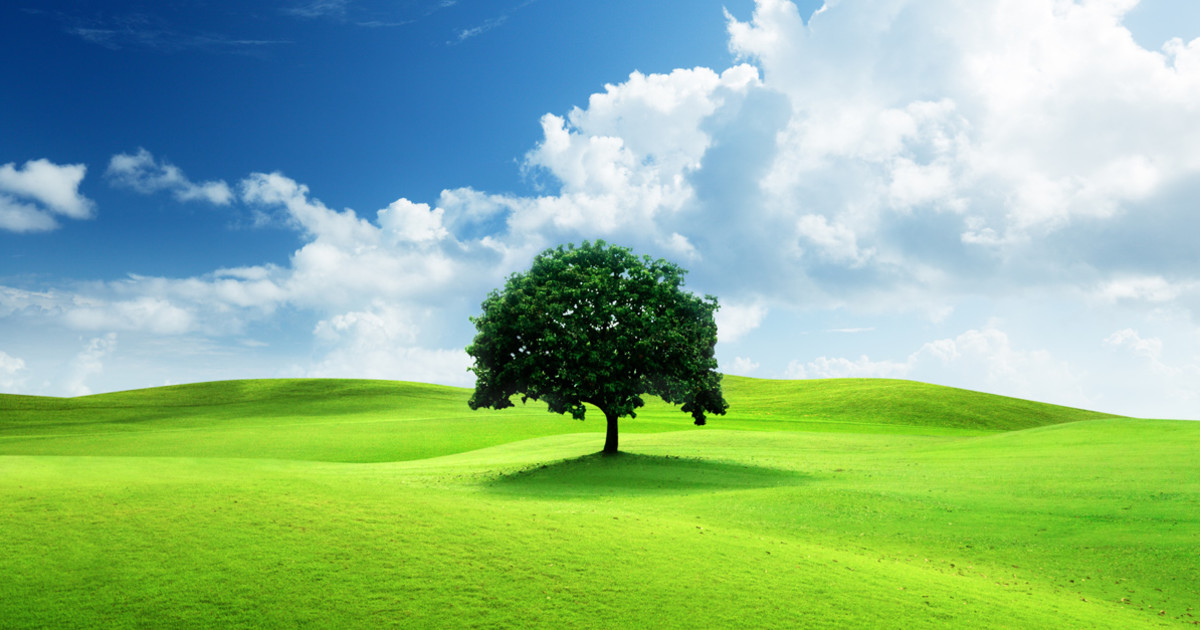
#> input picture nature.jpg, 1200 x 630 px
$ python HillCipher.py
#> lines starting #> are read from the running program, lines starting #| are printed output that depends on the picture
import numpy as np
from PIL import Image

def mod_inverse(a, m):
    """Compute the modular inverse of a under modulo m."""
    for x in range(1, m):
        if (a * x) % m == 1:
            return x
    return None

def encrypt_block(block, key_matrix):
    """Encrypt a block of the image using the Hill cipher key matrix."""
    return np.dot(key_matrix, block) % 256

def decrypt_block(block, inv_key_matrix):
    """Decrypt a block of the image using the Hill cipher inverse key matrix."""
    return np.dot(inv_key_matrix, block) % 256

def hill_cipher_image(image_path, key_matrix, mode='encrypt'):
    """Encrypt or decrypt an image using the Hill cipher."""
#> called with image_path = 'nature.jpg', key_matrix = array of shape (15, 15), mode = 'encrypt'
    img = Image.open(image_path)
#> img is the input picture: PIL image 1200x630 RGB; mean R, G, B 139.6, 183.3, 139.7
    img = img.convert('L')  # Convert to grayscale
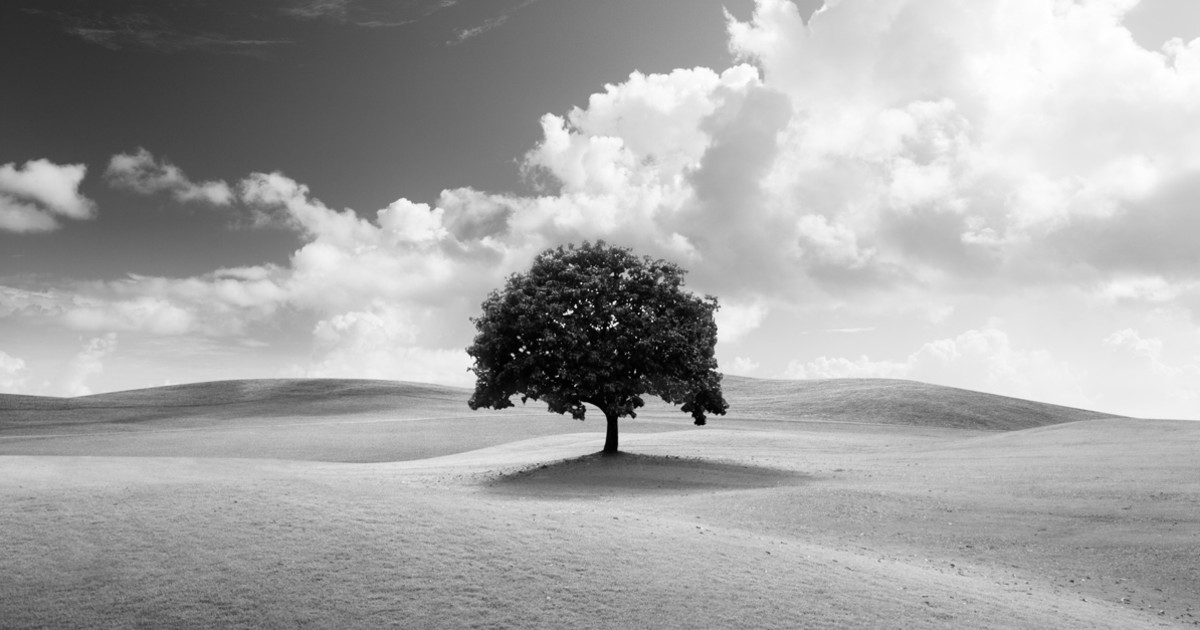
#> img: PIL image 1200x630 L; min 0, max 255, mean 165.3
    pixels = np.array(img)

    n = key_matrix.shape[0]

    if mode == 'decrypt':
        det = int(np.round(np.linalg.det(key_matrix)))
        det_inv = mod_inverse(det, 256)

        if det_inv is None:
            raise ValueError("Key matrix is not invertible under mod 256")

        adjugate_matrix = np.round(det * np.linalg.inv(key_matrix)).astype(int) % 256
        inv_key_matrix = (det_inv * adjugate_matrix) % 256
    else:
        inv_key_matrix = None

    # Pad the image to make sure dimensions are divisible by n
    padded_height = (pixels.shape[0] + n - 1) // n * n
#> padded_height = 630
    padded_width = (pixels.shape[1] + n - 1) // n * n
#> padded_width = 1200
    padded_pixels = np.pad(pixels, ((0, padded_height - pixels.shape[0]),
                                    (0, padded_width - pixels.shape[1])),
                          mode='constant', constant_values=0)

    processed_pixels = np.copy(padded_pixels)

    for i in range(0, padded_pixels.shape[0], n):
        for j in range(0, padded_pixels.shape[1], n):
            block = padded_pixels[i:i+n, j:j+n]

            if mode == 'encrypt':
                processed_block = encrypt_block(block, key_matrix)
            else:
                processed_block = decrypt_block(block, inv_key_matrix)

            # Ensure block is correctly reshaped back into the image
            processed_pixels[i:i+n, j:j+n] = processed_block
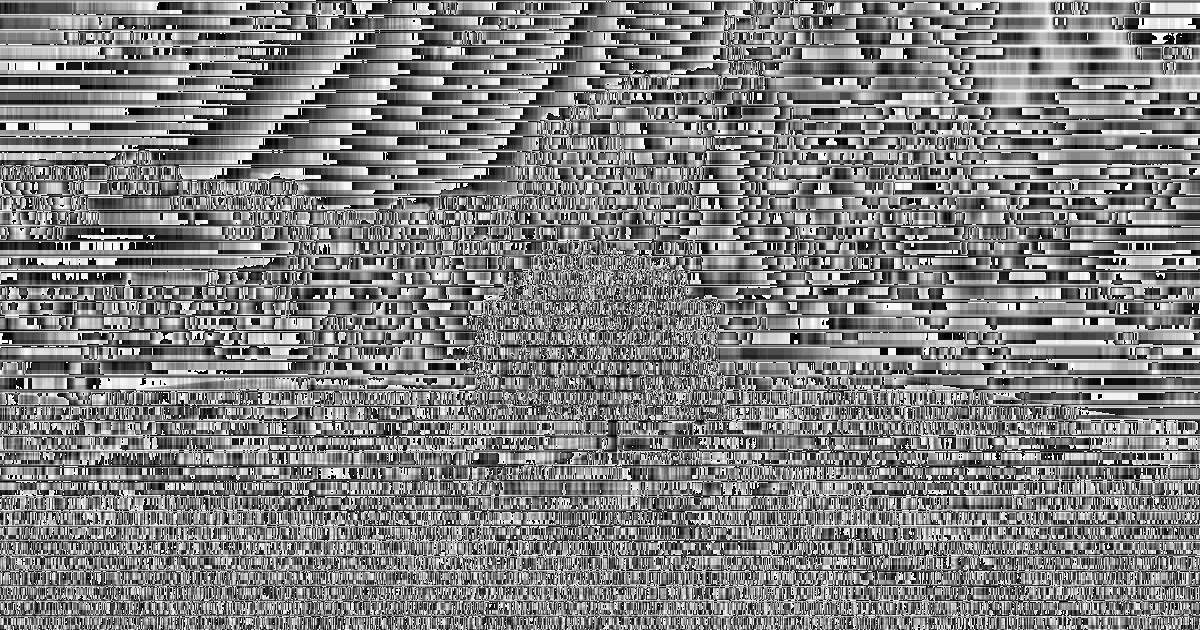
#> processed_pixels: shape (630, 1200); min 0, max 255, mean 128.6

    # Crop padding for the final image
    final_pixels = processed_pixels[:pixels.shape[0], :pixels.shape[1]]

    # Save the processed image
    processed_img = Image.fromarray(final_pixels.astype(np.uint8))
    output_path = image_path.split('.')[0] + ('_encrypted' if mode == 'encrypt' else '_decrypted') + '.png'
    processed_img.save(output_path)

    return output_path

# Define key matrix (must be invertible modulo 256)
key_matrix = np.array( [
   [1, 2, 0, 0, 0, 0, 0, 0, 0, 0, 0, 0, 0, 0, 0],
   [3, 1, 0, 0, 0, 0, 0, 0, 0, 0, 0, 0, 0, 0, 0],
   [6, 8, 1, 0, 0, 0, 0, 0, 0, 0, 0, 0, 0, 0, 0],
   [6, 8, 10, 1, 0, 0, 0, 0, 0, 0, 0, 0, 0, 0, 0],
   [6, 8, 10, 0, 1, 0, 0, 0, 0, 0, 0, 0, 0, 0, 0],
   [6, 8, 10, 0, 0, 1, 0, 0, 0, 0, 0, 0, 0, 0, 0],
   [6, 8, 10, 0, 0, 0, 1, 0, 0, 0, 0, 0, 0, 0, 0],
   [6, 8, 10, 0, 0, 0, 0, 1, 0, 0, 0, 0, 0, 0, 0],
   [6, 8, 10, 0, 0, 0, 0, 0, 1, 0, 0, 0, 0, 0, 0],
   [6, 8, 10, 0, 0, 0, 0, 0, 0, 1, 0, 0, 0, 0, 0],
   [0, 8, 10, 0, 0, 0, 0, 0, 0, 0, 1, 0, 0, 0, 0],
   [0, 8, 10, 0, 0, 0, 0, 0, 0, 0, 0, 1, 0, 0, 0],
   [0, 8, 10, 0, 0, 0, 0, 0, 0, 0, 0, 0, 1, 0, 0],
   [0, 8, 10, 0, 0, 0, 0, 0, 0, 0, 0, 0, 0, 1, 0],
   [0, 0, 10, 0, 0, 0, 0, 0, 0, 0, 0, 0, 0, 0, 1],
]
)

# Path to the image file
image_path = 'nature.jpg'

# Encrypt image
encrypted_image_path = hill_cipher_image(image_path, key_matrix, mode='encrypt')
print(f"Encrypted image saved to: {encrypted_image_path}")

# Decrypt image
decrypted_image_path = hill_cipher_image(encrypted_image_path, key_matrix, mode='decrypt')
print(f"Decrypted image saved to: {decrypted_image_path}")

$ run again, with SDES_encrypted.jpg copied over nature.jpg
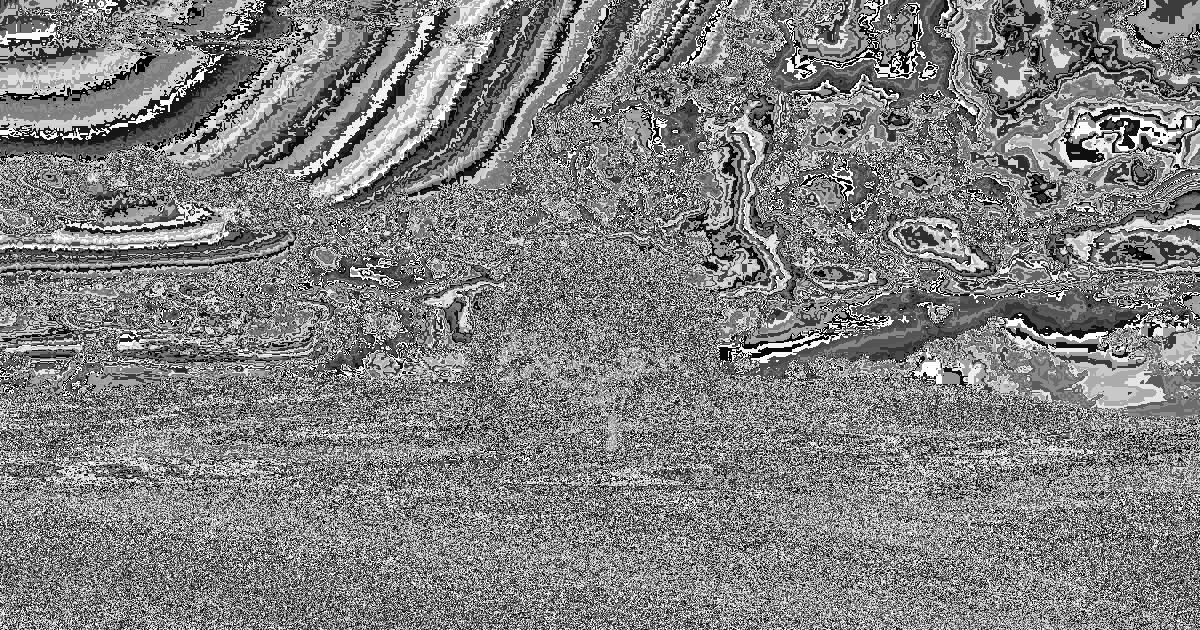
#> input picture SDES_encrypted.jpg, 1200 x 630 px
#> in hill_cipher_image, img is the input picture: PIL image 1200x630 L; min 0, max 255, mean 128.4
#> after the loop in hill_cipher_image, `for i in range(0, padded_pixels.shape[0], n):`:
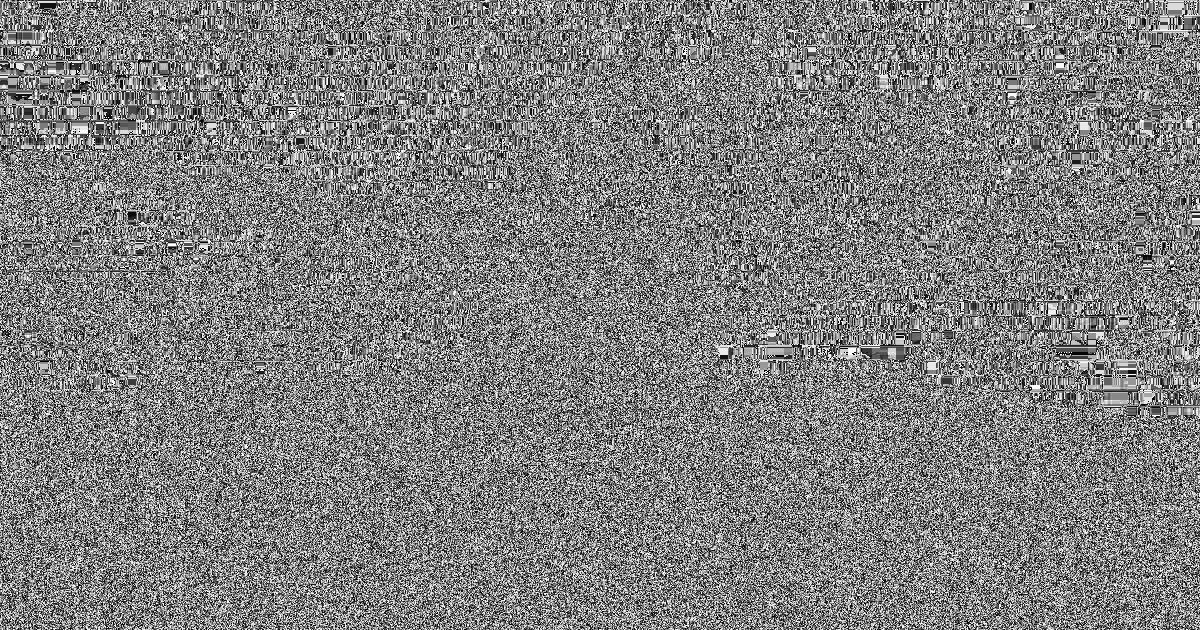
#> processed_pixels: shape (630, 1200); min 0, max 255, mean 127.3

$ run again, with decrypted.jpg copied over nature.jpg
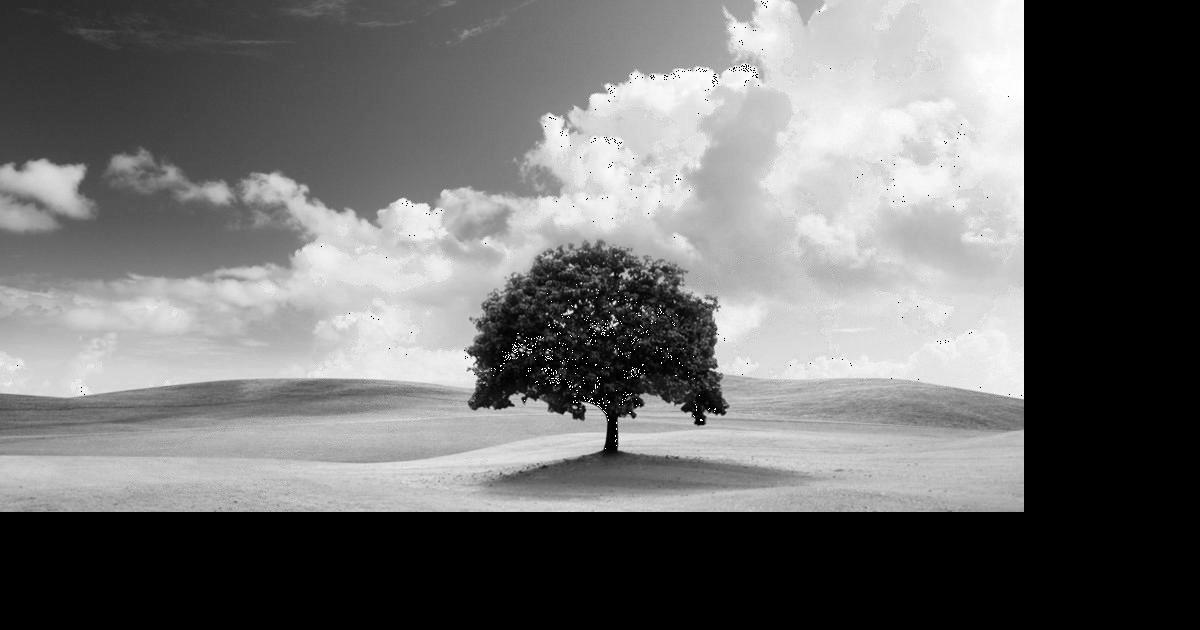
#> input picture decrypted.jpg, 1200 x 630 px
#> in hill_cipher_image, img is the input picture: PIL image 1200x630 L; min 0, max 255, mean 109.9
#> after the loop in hill_cipher_image, `for i in range(0, padded_pixels.shape[0], n):`:
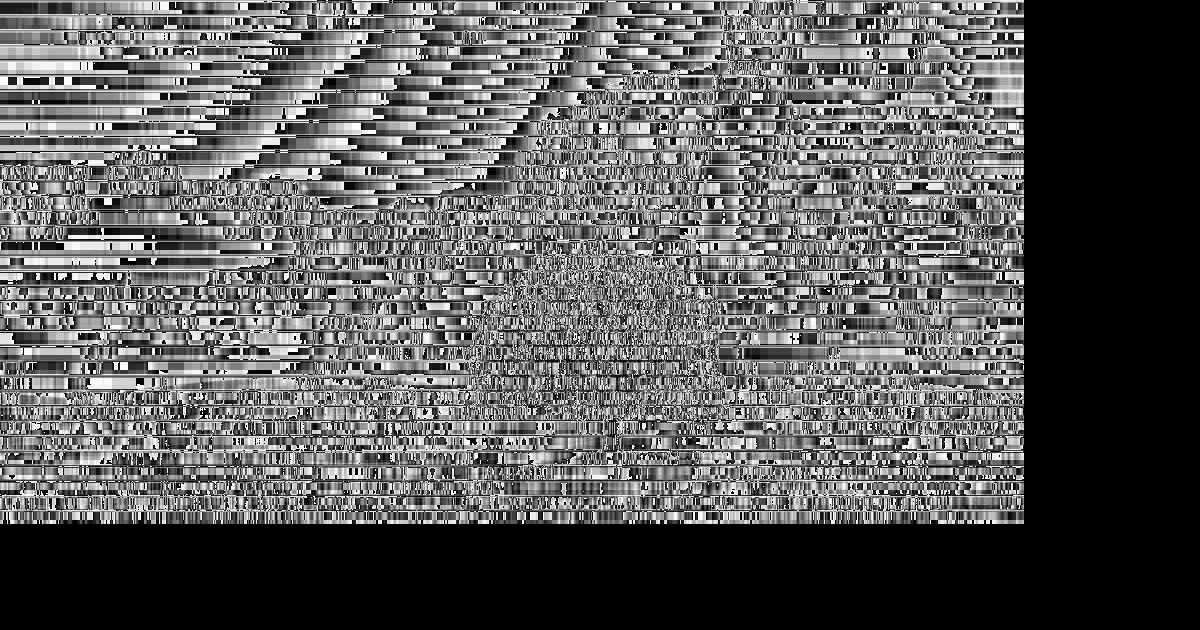
#> processed_pixels: shape (630, 1200); min 0, max 255, mean 90.7
